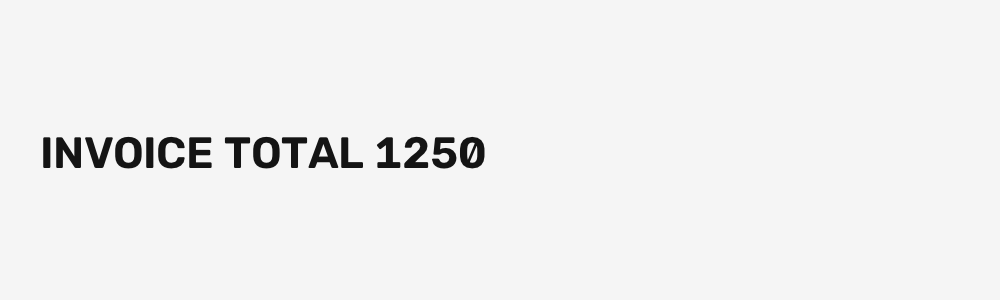
#> input picture samples/clean.png, 1000 x 300 px; its folder holds only this picture in this run
$ python -i preprocessing.py   (imports and definitions only)
#> lines starting #> are read from the running program, lines starting #| are printed output that depends on the picture; after the words box and inside, x2 and y2 are one past the last pixel; in counts of white or black regions, pixels touching at a corner belong together
"""Module 2 - Image Preprocessing.

Each step is a small pure function so it can be tested, tuned or disabled
independently. `preprocess` chains them into the pipeline described in the
synopsis: resize -> grayscale -> denoise -> contrast -> sharpen -> deskew ->
threshold.
"""
from __future__ import annotations

from dataclasses import dataclass, field

import cv2
import numpy as np


@dataclass
class PreprocessOptions:
    resize: bool = True
    grayscale: bool = True
    denoise: bool = True
    enhance_contrast: bool = True
    sharpen: bool = True
    deskew: bool = True
    threshold: bool = True
    perspective_correct: bool = False
    min_width: int = 1000
    max_width: int = 2400
    threshold_method: str = "auto"  # auto | otsu | adaptive


@dataclass
class PreprocessResult:
    image: np.ndarray            # image handed to detection/recognition
    gray: np.ndarray             # cleaned grayscale image
    binary: np.ndarray | None    # thresholded image (None if disabled)
    skew_angle: float = 0.0
    steps: list[str] = field(default_factory=list)


def resize_for_ocr(image: np.ndarray, min_width: int = 1000, max_width: int = 2400) -> np.ndarray:
    """Scale the image into a width band where OCR engines perform best."""
    h, w = image.shape[:2]
    if w == 0:
        return image
    if w < min_width:
        scale = min_width / w
    elif w > max_width:
        scale = max_width / w
    else:
        return image
    interp = cv2.INTER_CUBIC if scale > 1 else cv2.INTER_AREA
    return cv2.resize(image, (int(w * scale), int(h * scale)), interpolation=interp)


def to_grayscale(image: np.ndarray) -> np.ndarray:
    if image.ndim == 2:
        return image
    return cv2.cvtColor(image, cv2.COLOR_BGR2GRAY)


def remove_noise(gray: np.ndarray) -> np.ndarray:
    """Edge preserving denoise: bilateral filter + light median blur."""
    filtered = cv2.bilateralFilter(gray, d=7, sigmaColor=55, sigmaSpace=55)
    return cv2.medianBlur(filtered, 3)


def enhance_contrast(gray: np.ndarray, clip_limit: float = 2.5, tile: int = 8) -> np.ndarray:
    """CLAHE handles uneven / poor lighting better than global equalisation."""
    clahe = cv2.createCLAHE(clipLimit=clip_limit, tileGridSize=(tile, tile))
    return clahe.apply(gray)


def sharpen(gray: np.ndarray, amount: float = 0.8) -> np.ndarray:
    """Unsharp masking to recover strokes lost to blur.

    A light median blur follows because sharpening also amplifies sensor noise,
    which otherwise survives thresholding as speckle.
    """
    blurred = cv2.GaussianBlur(gray, (0, 0), sigmaX=2.0)
    sharpened = cv2.addWeighted(gray, 1 + amount, blurred, -amount, 0)
    return cv2.medianBlur(sharpened, 3)


def estimate_skew(gray: np.ndarray) -> float:
    """Estimate page skew in degrees using the minimum-area box of dark pixels."""
    inverted = cv2.bitwise_not(gray)
    _, mask = cv2.threshold(inverted, 0, 255, cv2.THRESH_BINARY | cv2.THRESH_OTSU)
    coords = cv2.findNonZero(mask)
    if coords is None or len(coords) < 50:
        return 0.0
    angle = cv2.minAreaRect(coords)[-1]
    if angle < -45:
        angle += 90
    elif angle > 45:
        angle -= 90
    return float(angle)


def rotate(image: np.ndarray, angle: float) -> np.ndarray:
    if abs(angle) < 0.1:
        return image
    h, w = image.shape[:2]
    matrix = cv2.getRotationMatrix2D((w / 2, h / 2), angle, 1.0)
    border = cv2.BORDER_REPLICATE
    return cv2.warpAffine(image, matrix, (w, h), flags=cv2.INTER_CUBIC, borderMode=border)


def deskew(gray: np.ndarray) -> tuple[np.ndarray, float]:
    angle = estimate_skew(gray)
    if abs(angle) > 15:  # implausible for text lines; ignore
        return gray, 0.0
    return rotate(gray, angle), angle


def illumination_variation(gray: np.ndarray, grid: int = 8) -> float:
    """Spread of block-wise median brightness: high means uneven lighting."""
    h, w = gray.shape[:2]
    bh, bw = max(1, h // grid), max(1, w // grid)
    medians = [
        float(np.median(gray[y : y + bh, x : x + bw]))
        for y in range(0, h - bh + 1, bh)
        for x in range(0, w - bw + 1, bw)
    ]
    return float(np.std(medians)) if medians else 0.0


def binarize(
    gray: np.ndarray, method: str = "auto", block_size: int = 51, c: int = 15
) -> np.ndarray:
    """Binarise with the threshold that suits the image.

    Otsu keeps thin strokes intact on evenly lit images, while adaptive
    thresholding is the only one that survives shadows and light gradients, so
    ``auto`` picks between them from the illumination spread.
    """
    if method == "auto":
        method = "adaptive" if illumination_variation(gray) > 12 else "otsu"
    if method == "otsu":
        _, binary = cv2.threshold(
            cv2.GaussianBlur(gray, (3, 3), 0), 0, 255, cv2.THRESH_BINARY | cv2.THRESH_OTSU
        )
    else:
        block_size = max(3, block_size | 1)
        binary = cv2.adaptiveThreshold(
            cv2.GaussianBlur(gray, (5, 5), 0),
            255,
            cv2.ADAPTIVE_THRESH_GAUSSIAN_C,
            cv2.THRESH_BINARY,
            block_size,
            c,
        )
    return cv2.morphologyEx(binary, cv2.MORPH_OPEN, np.ones((2, 2), np.uint8))


def order_corners(points: np.ndarray) -> np.ndarray:
    pts = points.reshape(4, 2).astype("float32")
    ordered = np.zeros((4, 2), dtype="float32")
    s = pts.sum(axis=1)
    diff = np.diff(pts, axis=1).ravel()
    ordered[0] = pts[np.argmin(s)]       # top-left
    ordered[2] = pts[np.argmax(s)]       # bottom-right
    ordered[1] = pts[np.argmin(diff)]    # top-right
    ordered[3] = pts[np.argmax(diff)]    # bottom-left
    return ordered


def correct_perspective(image: np.ndarray) -> np.ndarray:
    """Flatten a document photographed at an angle, if a quad is detectable."""
    gray = to_grayscale(image)
    edges = cv2.Canny(cv2.GaussianBlur(gray, (5, 5), 0), 60, 180)
    contours, _ = cv2.findContours(edges, cv2.RETR_LIST, cv2.CHAIN_APPROX_SIMPLE)
    if not contours:
        return image
    image_area = image.shape[0] * image.shape[1]
    for contour in sorted(contours, key=cv2.contourArea, reverse=True)[:5]:
        if cv2.contourArea(contour) < 0.25 * image_area:
            break
        approx = cv2.approxPolyDP(contour, 0.02 * cv2.arcLength(contour, True), True)
        if len(approx) != 4:
            continue
        src = order_corners(approx)
        (tl, tr, br, bl) = src
        width = int(max(np.linalg.norm(br - bl), np.linalg.norm(tr - tl)))
        height = int(max(np.linalg.norm(tr - br), np.linalg.norm(tl - bl)))
        if width < 50 or height < 50:
            continue
        dst = np.array(
            [[0, 0], [width - 1, 0], [width - 1, height - 1], [0, height - 1]],
            dtype="float32",
        )
        matrix = cv2.getPerspectiveTransform(src, dst)
        return cv2.warpPerspective(image, matrix, (width, height))
    return image


def preprocess(image: np.ndarray, options: PreprocessOptions | None = None) -> PreprocessResult:
    opts = options or PreprocessOptions()
    steps: list[str] = []
    work = image

    if opts.perspective_correct:
        work = correct_perspective(work)
        steps.append("perspective_correct")
    if opts.resize:
        work = resize_for_ocr(work, opts.min_width, opts.max_width)
        steps.append("resize")

    gray = to_grayscale(work)
    steps.append("grayscale")

    if opts.denoise:
        gray = remove_noise(gray)
        steps.append("denoise")
    if opts.enhance_contrast:
        gray = enhance_contrast(gray)
        steps.append("enhance_contrast")
    if opts.sharpen:
        gray = sharpen(gray)
        steps.append("sharpen")

    angle = 0.0
    if opts.deskew:
        gray, angle = deskew(gray)
        steps.append("deskew")

    binary = None
    if opts.threshold:
        binary = binarize(gray, opts.threshold_method)
        steps.append("threshold")

    return PreprocessResult(
        image=binary if binary is not None else gray,
        gray=gray,
        binary=binary,
        skew_angle=angle,
        steps=steps,
    )

>>> import cv2
>>> picture = cv2.imread('../../samples/clean.png')
#> picture is the input picture: shape (300, 1000, 3); min 20, max 245, mean 240.2
>>> result = preprocess(picture)
#> in sharpen, `blurred = cv2.GaussianBlur(gray, (0, 0), sigmaX=2.0)`:
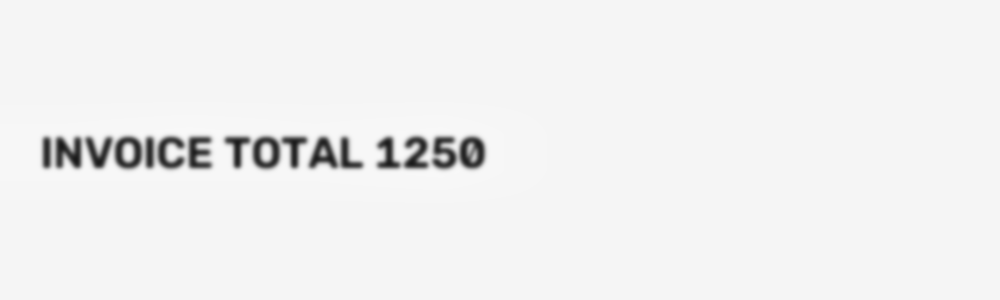
#> blurred: shape (300, 1000); min 25, max 248, mean 240.5
#> in estimate_skew, `inverted = cv2.bitwise_not(gray)`:
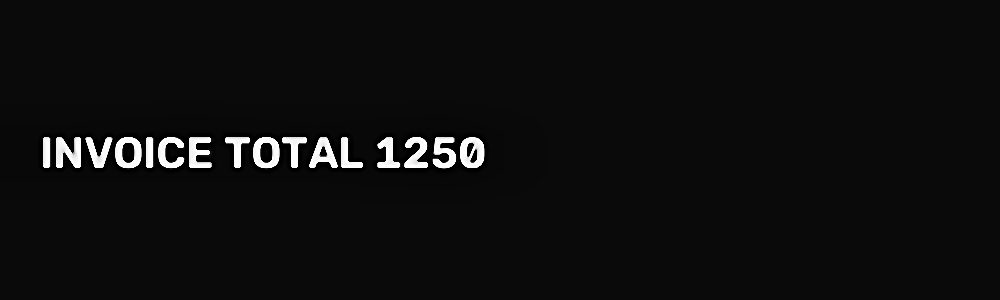
#> inverted: shape (300, 1000); min 0, max 255, mean 14.7
#> in estimate_skew, `_, mask = cv2.threshold(inverted, 0, 255, cv2.THRESH_BINARY | cv2.THRE..`: mask: shape (300, 1000); 2.1% white; 16 white regions, largest, box (x1, y1, x2, y2) and area: (56, 137, 81, 168) 551, (460, 137, 484, 168) 525, (253, 137, 280, 168) 500
#> in estimate_skew, `coords = cv2.findNonZero(mask)`: coords = contour of 6443 points, box (x1, y1, x2, y2) (43, 137, 484, 168), area 56
#> in estimate_skew, `angle = cv2.minAreaRect(coords)[-1]`: angle = -90
#> in estimate_skew, `angle += 90`: angle = 0
#> in illumination_variation, `medians = [ float(np.median(gray[y : y + bh, x : x + bw])) for y in ra..`: medians = 64 values, max 247 at index 24, min 245 at index 0, mean 245.2
#> in binarize, `method = "adaptive" if illumination_variation(gray) > 12 else "otsu"`: method = 'otsu'
#> in binarize, `_, binary = cv2.threshold( cv2.GaussianBlur(gray, (3, 3), 0), 0, 255, ..`:
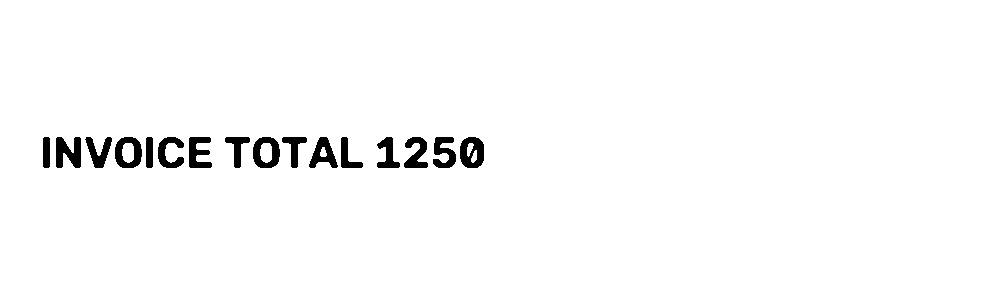
#> binary: shape (300, 1000); 97.8% white; 16 black regions, largest, box (x1, y1, x2, y2) and area: (56, 137, 81, 168) 554, (460, 137, 484, 168) 532, (115, 137, 142, 168) 505
#> in binarize, `return cv2.morphologyEx(binary, cv2.MORPH_OPEN, np.ones((2, 2), np.uin..`:
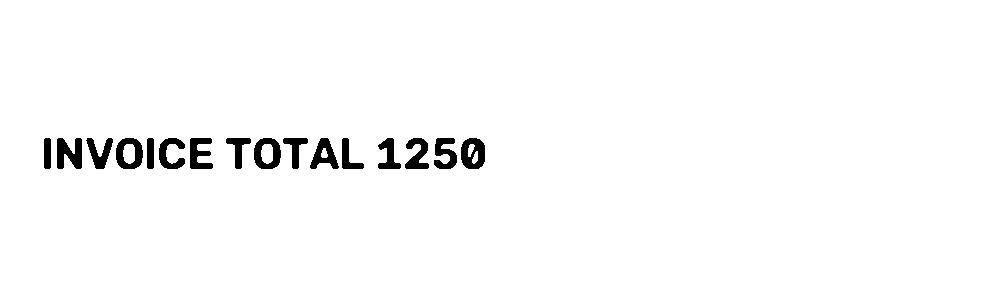
#> returned value: shape (300, 1000); 97.8% white; 16 black regions, largest, box (x1, y1, x2, y2) and area: (57, 138, 82, 169) 554, (461, 138, 485, 169) 533, (116, 138, 143, 169) 505

$ run again, on samples/rotated.png
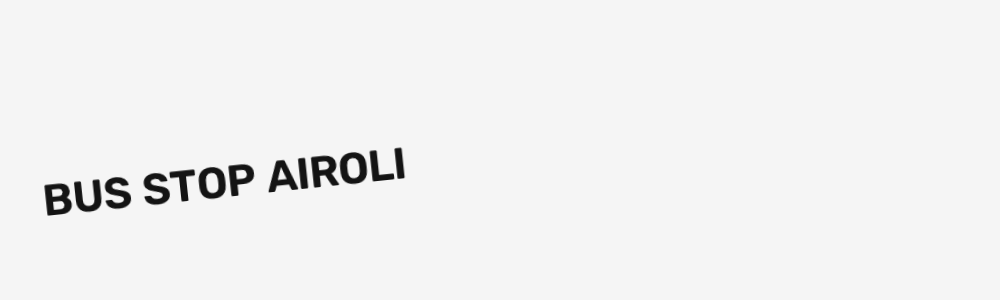
#> input picture samples/rotated.png, 1000 x 300 px
#> picture is the input picture: shape (300, 1000, 3); min 20, max 245, mean 241
#> in estimate_skew, `inverted = cv2.bitwise_not(gray)`:
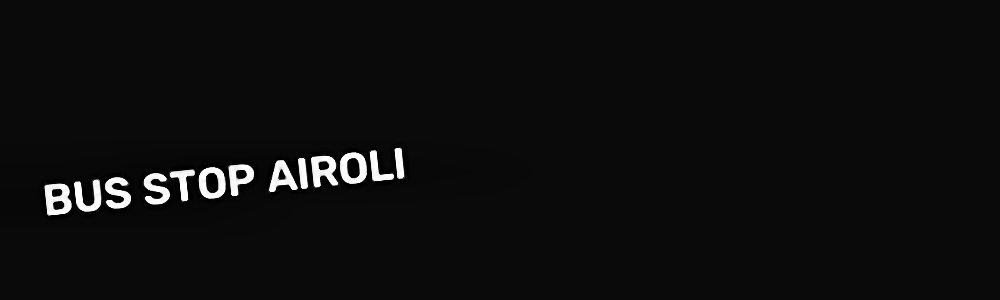
#> inverted: shape (300, 1000); min 0, max 255, mean 14
#> mask: shape (300, 1000); 1.8% white; 13 white regions, largest, box (x1, y1, x2, y2) and area: (45, 184, 72, 215) 562, (311, 156, 338, 187) 511, (199, 167, 226, 199) 499
#> coords = contour of 5372 points, box (x1, y1, x2, y2) (45, 148, 404, 215), area 154
#> in estimate_skew, `angle = cv2.minAreaRect(coords)[-1]`: angle = -6.01
#> matrix = [[0.995, -0.105, 18.45], [0.105, 0.995, -51.52]]
#> in preprocess, `gray, angle = deskew(gray)`: angle = -6.01
#> medians = 64 values, max 248 at index 33, min 245 at index 0, mean 245.2
#> method = 'otsu'
#> binary: shape (300, 1000); 98.2% white; 13 black regions, largest, box (x1, y1, x2, y2) and area: (43, 137, 68, 168) 584, (311, 137, 336, 168) 531, (339, 137, 366, 168) 510
#> in binarize, `return cv2.morphologyEx(binary, cv2.MORPH_OPEN, np.ones((2, 2), np.uin..`:
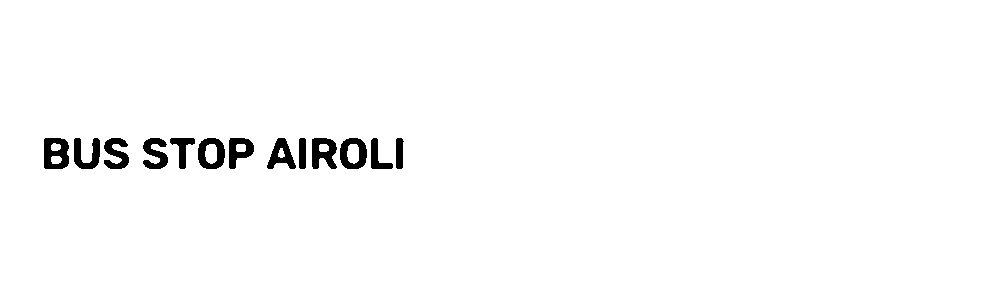
#> returned value: shape (300, 1000); 98.2% white; 13 black regions, largest, box (x1, y1, x2, y2) and area: (44, 138, 69, 169) 585, (312, 138, 337, 169) 531, (340, 138, 367, 169) 510
